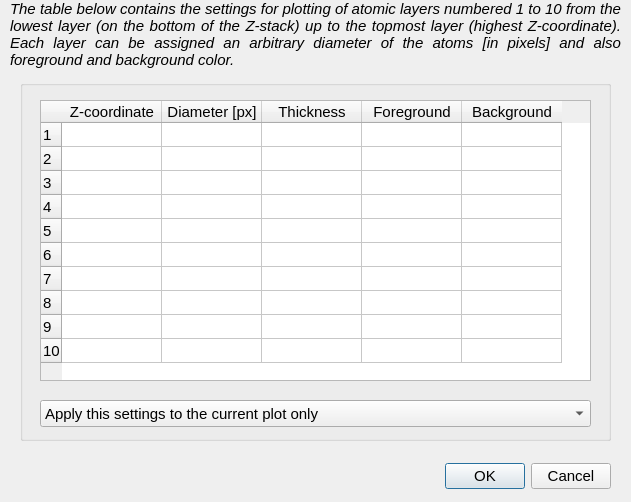
<?xml version="1.0" encoding="UTF-8"?>
<ui version="4.0">
 <class>DAtomStyle</class>
 <widget class="QDialog" name="DAtomStyle">
  <property name="geometry">
   <rect>
    <x>0</x>
    <y>0</y>
    <width>631</width>
    <height>502</height>
   </rect>
  </property>
  <property name="windowTitle">
   <string>Crystal structure plotting</string>
  </property>
  <widget class="QDialogButtonBox" name="buttonBox">
   <property name="geometry">
    <rect>
     <x>430</x>
     <y>460</y>
     <width>181</width>
     <height>32</height>
    </rect>
   </property>
   <property name="font">
    <font>
     <pointsize>11</pointsize>
    </font>
   </property>
   <property name="orientation">
    <enum>Qt::Horizontal</enum>
   </property>
   <property name="standardButtons">
    <set>QDialogButtonBox::Cancel|QDialogButtonBox::Ok</set>
   </property>
  </widget>
  <widget class="QLabel" name="textLabel1">
   <property name="geometry">
    <rect>
     <x>10</x>
     <y>0</y>
     <width>611</width>
     <height>81</height>
    </rect>
   </property>
   <property name="sizePolicy">
    <sizepolicy hsizetype="Preferred" vsizetype="Expanding">
     <horstretch>0</horstretch>
     <verstretch>0</verstretch>
    </sizepolicy>
   </property>
   <property name="font">
    <font>
     <pointsize>11</pointsize>
    </font>
   </property>
   <property name="text">
    <string>&lt;html&gt;&lt;head/&gt;&lt;body&gt;&lt;p align=&quot;justify&quot;&gt;&lt;span style=&quot; font-style:italic;&quot;&gt;The table below contains the settings for plotting of atomic layers numbered 1 to 10 from the lowest layer (on the bottom of the Z-stack) up to the topmost layer (highest Z-coordinate). Each layer can be assigned an arbitrary diameter of the atoms [in pixels] and also foreground and background color.&lt;/span&gt;&lt;/p&gt;&lt;/body&gt;&lt;/html&gt;</string>
   </property>
   <property name="textFormat">
    <enum>Qt::RichText</enum>
   </property>
   <property name="alignment">
    <set>Qt::AlignLeading|Qt::AlignLeft|Qt::AlignTop</set>
   </property>
   <property name="wordWrap">
    <bool>true</bool>
   </property>
   <property name="margin">
    <number>5</number>
   </property>
  </widget>
  <widget class="QGroupBox" name="groupBox">
   <property name="geometry">
    <rect>
     <x>20</x>
     <y>80</y>
     <width>591</width>
     <height>361</height>
    </rect>
   </property>
   <property name="title">
    <string/>
   </property>
   <widget class="QTableWidget" name="atomTable">
    <property name="geometry">
     <rect>
      <x>20</x>
      <y>20</y>
      <width>551</width>
      <height>281</height>
     </rect>
    </property>
    <property name="font">
     <font>
      <pointsize>11</pointsize>
     </font>
    </property>
    <attribute name="horizontalHeaderMinimumSectionSize">
     <number>27</number>
    </attribute>
    <attribute name="verticalHeaderMinimumSectionSize">
     <number>24</number>
    </attribute>
    <attribute name="verticalHeaderDefaultSectionSize">
     <number>24</number>
    </attribute>
    <row>
     <property name="text">
      <string>1</string>
     </property>
    </row>
    <row>
     <property name="text">
      <string>2</string>
     </property>
    </row>
    <row>
     <property name="text">
      <string>3</string>
     </property>
    </row>
    <row>
     <property name="text">
      <string>4</string>
     </property>
    </row>
    <row>
     <property name="text">
      <string>5</string>
     </property>
    </row>
    <row>
     <property name="text">
      <string>6</string>
     </property>
    </row>
    <row>
     <property name="text">
      <string>7</string>
     </property>
    </row>
    <row>
     <property name="text">
      <string>8</string>
     </property>
    </row>
    <row>
     <property name="text">
      <string>9</string>
     </property>
    </row>
    <row>
     <property name="text">
      <string>10</string>
     </property>
    </row>
    <column>
     <property name="text">
      <string>Z-coordinate</string>
     </property>
    </column>
    <column>
     <property name="text">
      <string>Diameter [px]</string>
     </property>
    </column>
    <column>
     <property name="text">
      <string>Thickness</string>
     </property>
    </column>
    <column>
     <property name="text">
      <string>Foreground</string>
     </property>
    </column>
    <column>
     <property name="text">
      <string>Background</string>
     </property>
    </column>
   </widget>
   <widget class="QComboBox" name="applyHow">
    <property name="geometry">
     <rect>
      <x>20</x>
      <y>320</y>
      <width>551</width>
      <height>27</height>
     </rect>
    </property>
    <property name="font">
     <font>
      <pointsize>11</pointsize>
     </font>
    </property>
    <item>
     <property name="text">
      <string>Apply this settings to the current plot only</string>
     </property>
    </item>
    <item>
     <property name="text">
      <string>Apply this settings to all selected plots</string>
     </property>
    </item>
   </widget>
  </widget>
 </widget>
 <resources/>
 <connections>
  <connection>
   <sender>buttonBox</sender>
   <signal>accepted()</signal>
   <receiver>DAtomStyle</receiver>
   <slot>accept()</slot>
   <hints>
    <hint type="sourcelabel">
     <x>248</x>
     <y>254</y>
    </hint>
    <hint type="destinationlabel">
     <x>157</x>
     <y>274</y>
    </hint>
   </hints>
  </connection>
  <connection>
   <sender>buttonBox</sender>
   <signal>rejected()</signal>
   <receiver>DAtomStyle</receiver>
   <slot>reject()</slot>
   <hints>
    <hint type="sourcelabel">
     <x>316</x>
     <y>260</y>
    </hint>
    <hint type="destinationlabel">
     <x>286</x>
     <y>274</y>
    </hint>
   </hints>
  </connection>
 </connections>
</ui>
